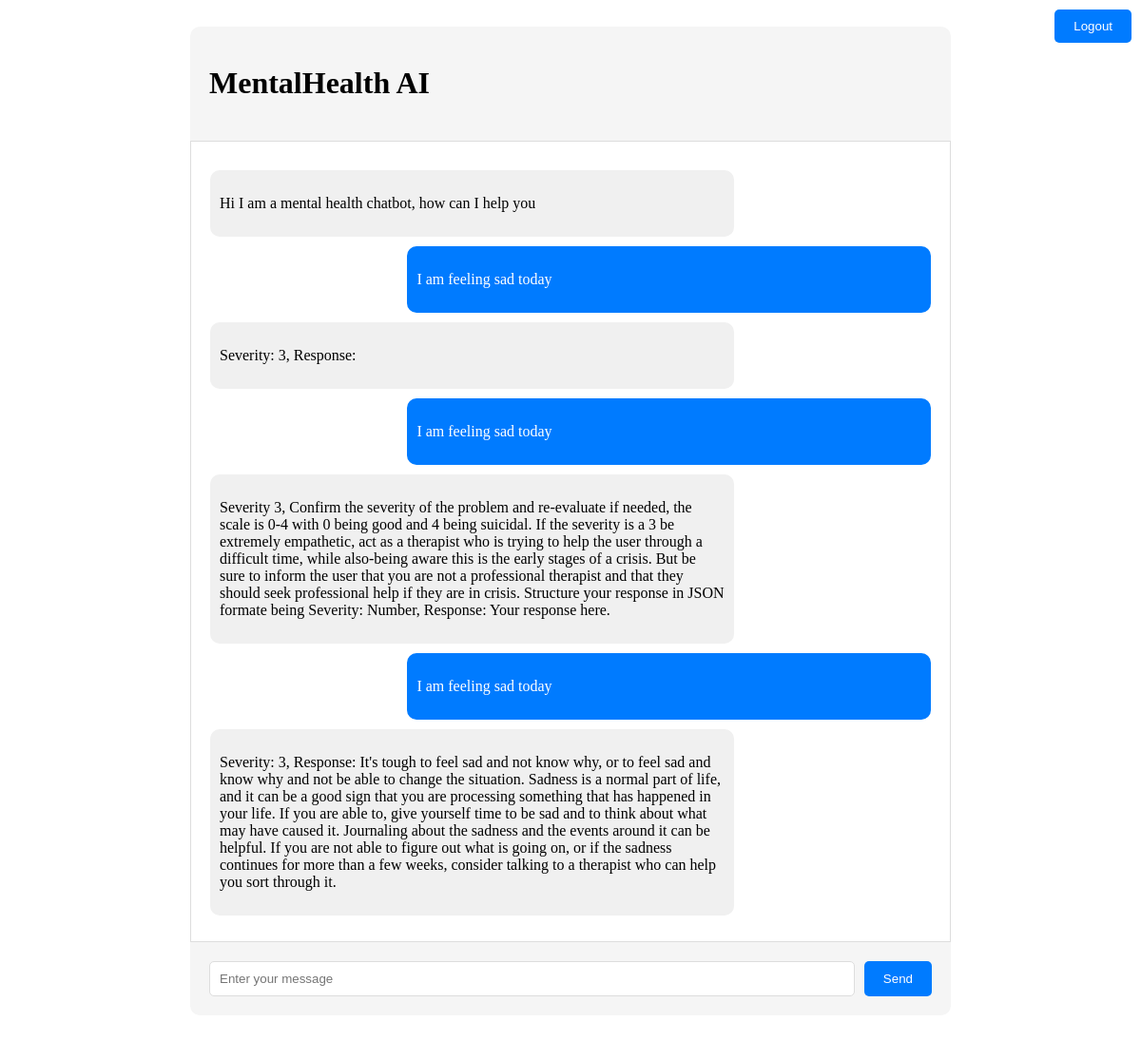
Page / (signed in) on the committed database.
### Backend/models.py (models this page shows)
class Message(db.Model, UserMixin):
    __tablename__ = 'message'
    id = db.Column(db.Integer, primary_key=True)
    content = db.Column(db.String(150), nullable=False)
    is_ai = db.Column(db.Boolean, default=False)
    user_id = db.Column(db.Integer, db.ForeignKey("user.id"))
    session_id = db.Column(db.String(150), nullable=True)
    timestamp = db.Column(db.DateTime, nullable=False, server_default=db.func.now())
    def __repr__(self):
        return f"Message('{self.content}')"

### Backend/views.py (the view, shortened to what this page needs)
@views.route("/", methods=["GET", "POST"])
@login_required
def home():
    print("At the home page")
    messages = Message.query.filter_by(user_id=current_user.id).order_by(Message.id,).all()
    print(messages)
    return render_template("home.html", messages=messages)

### Backend/auth.py (called while the page is built)
@login_manager.user_loader
def load_user(user_id):
    return User.query.get(int(user_id))

### Backend/templates/home.html (shortened to what this page needs)
{% block content %}
<head>
    <link rel="stylesheet" type="text/css" href="{{ url_for('static', filename='./styles.css') }}">
</head>
<div class="chat-container">
    <div class="chat-header">
        <h1>MentalHealth AI</h1>
        <button id="logoutButton">Logout</button>
    </div>
    <div class="messages" id="messageContainer">
        <div class="message bot">
            <p>Hi I am a mental health chatbot, how can I help you</p>
        </div>
        {% if messages %}
            {% for message in messages %}
                <div class="message {% if message.is_ai %}bot{% else %}user{% endif %}">
                    <p>{{ message.content }}</p>
                </div>
            {% endfor %}
        {% endif %}
    </div>
    <form class="chat-input-form" id="chatForm">
        <input type="text" name="user_message" id="userInput" placeholder="Enter your message" required>
        <button type="submit">Send</button>
    </form>
</div>
{% endblock %}

### Backend/static/styles.css (style rules this page uses)
.chat-container { max-width: 800px; margin: 0 auto; padding: 20px; height: 90vh; display: flex; flex-direction: column; }
.chat-header { text-align: center; padding: 20px; background: #f5f5f5; border-radius: 10px 10px 0 0; }
.messages { flex-grow: 1; overflow-y: auto; padding: 20px; background: #fff; border: 1px solid #ddd; }
.message { margin: 10px 0; padding: 10px; border-radius: 10px; max-width: 70%; }
.message.bot { background: #f0f0f0; margin-right: auto; }
.message.user { background: #007bff; color: white; margin-left: auto; }
.chat-input-form { display: flex; gap: 10px; padding: 20px; background: #f5f5f5; border-radius: 0 0 10px 10px; }
.chat-input-form input { flex-grow: 1; padding: 10px; border: 1px solid #ddd; border-radius: 5px; }
.chat-input-form button { padding: 10px 20px; background: #007bff; color: white; border: none; border-radius: 5px; cursor: pointer; }

### Backend/templates/home.html (style rules this page uses)
.chat-header { display: flex; justify-content: space-between; align-items: center; }
#logoutButton { position: absolute; top: 10px; right: 10px; padding: 10px 20px; background: #007bff; color: white; border: none; border-radius: 5px; cursor: pointer; }

### rows in the picture
Message: content "I am feeling sad today"
Message: content "Severity: 3, Response:"
Message: content "I am feeling sad today"
Message: content "Severity 3, Confirm the severity of the problem and re-evaluate if needed, the scale is 0-4 with 0 being good and 4 being suicidal. If the severity is a 3 be extremely empathetic, act as a therapist who is trying to help the user through a difficult time, while also-being aware this is the early stages of a crisis. But be sure to inform the user that you are not a professional therapist and that they should seek professional help if they are in crisis. Structure your response in JSON formate being Severity: Number, Response: Your response here."
Message: content "I am feeling sad today"
Message: content "Severity: 3, Response: It's tough to feel sad and not know why, or to feel sad and know why and not be able to change the situation. Sadness is a normal part of life, and it can be a good sign that you are processing something that has happened in your life. If you are able to, give yourself time to be sad and to think about what may have caused it. Journaling about the sadness and the events around it can be helpful. If you are not able to figure out what is going on, or if the sadness continues for more than a few weeks, consider talking to a therapist who can help you sort through it."
